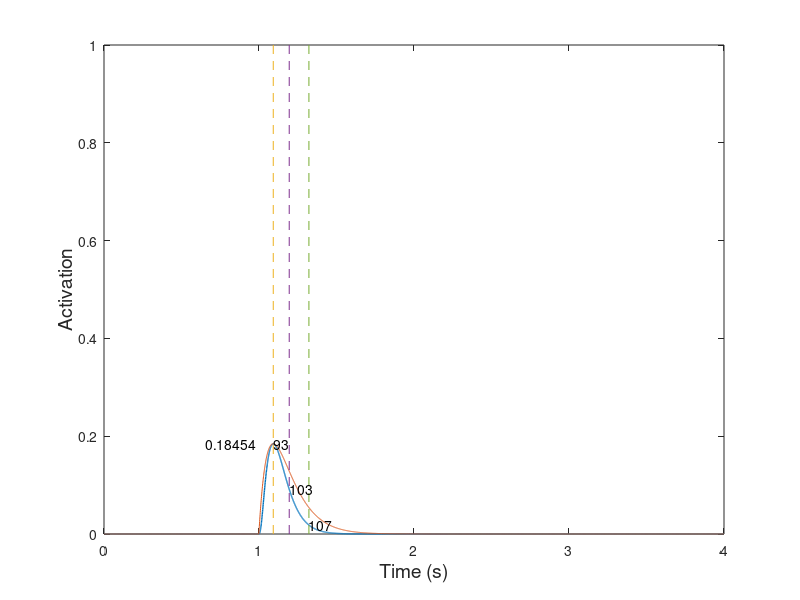

Reproduce this figure in MATLAB. (Note: this script raises an error after producing the figure.)
%==========================================================================
% new_model_v8_test.m
% Author: Akira Nagamori
% Last update: 2/3/19
%==========================================================================

close all
clear all
clc

%==========================================================================
% Simulation parameters
Fs = 1000; %sampling frequency
T = 1/Fs;
time = 0:1/Fs:4; %simulation time

for i = 1:2
    if i == 1
        simulation_condition = 1;
    elseif i == 2
        simulation_condition = 3;
    end
    if simulation_condition == 1
        % Generate a pulse
        FR_test = 1;
    elseif simulation_condition == 2
        % Generate a spike train at a given frequency
        FR_test = 10;
    elseif simulation_condition == 3
        % Generate a set of spike trains at multiple frequencies
        FR_test = [2 5 8 10 12 15 18 20 25 30 50 100]; %10:10:100];
    end
    %==========================================================================
    % initialization
    mean_exc = zeros(1,length(FR_test));
    p2p_exc = zeros(1,length(FR_test));
    for f = 1:length(FR_test)
        FR = FR_test(f);
        %==========================================================================
        % Generate spike train
        spike = zeros(1,length(time));
        
        if simulation_condition == 1
            % Generate a pulse
            spike(1*Fs) = 1;
        else
            % Generate spike train
            temp =spikeTrainGenerator(0:1/Fs:2,Fs,FR);
            spike(1*Fs:3*Fs) = temp;
        end
        
        %==========================================================================
        % Model parameters
        % x = zeros(1,length(time)); % proportion of Ca2+ bound to troponin (0-1)
        x = 0;
        y = 0; % porportion of cross-bridge sites available for binding (0-1)
        z = 0; % porportion of bidning sites that formed cross-bridges (0-1)
        act = 0;
        
        % Stage 1
        tau_1 = 0.02;
        K_1 = 10;
        K_2_max = 8;
        
        n = 2.3;
        k = 0.22;
        
        alpha = 4;
        
        % Stage 3
        f_app_max = 1; % See eq. 3 and 4 and subsequent texts on Westerblad & Allen (1994)
        g_app = 17;
        
        %=========================================================================
        % initialization
        x_vec = zeros(1,length(time));
        x_int_vec = zeros(1,length(time));
        y_vec = zeros(1,length(time));
        y_int_vec = zeros(1,length(time));
        z_vec = zeros(1,length(time));
        act_vec = zeros(1,length(time));
        
        spike_temp = zeros(1,length(time));
        R_temp = exp(-time/tau_1);
        R = zeros(1,length(time));
        
        for t = 1:length(time)
            %% Stage 1
            % Calcium diffusion to sarcoplasm
            spike_temp = zeros(1,length(time));
            if spike(t) == 1
                spike_temp(t) = 1;
                %temp = conv(spike_temp,R_temp);
                % R to depend on the normalized firing rate
                temp = conv(spike_temp,R_temp*(1+1*act^4));
                %             R_i = 1 + (5-1)*exp(-(1/FR)/0.1);
                %             temp = conv(spike_temp,R_temp*R_i);
                R = R + temp(1:length(time));
            end
            
            K_2 = K_2_max; %/(1+alpha*act);
            
            x_dot = K_1*R(t) - K_2*x;
            x = x_dot/Fs + x;
            
            x_int = x^n/(x^n+k^n);
            %         if x > 1
            %            x = 1;
            
            %% Stage 3
            % Dynamics of cross-bridge formation (Huxley, 1957)
            f_app = f_app_max*x_int;
            z_dot = (1-z)*f_app - g_app*z; 
            z = z_dot/Fs + z;
            
            %% Stage 4
            %
            act = (z*(f_app_max+g_app)/f_app_max);           
            
            %% Store variables
            %x_vec(t) = x(t);
            x_vec(t) = x;
            y_vec(t) = y;
            z_vec(t) = z;
            act_vec(t) = act;
            
        end
        
        mean_exc(f) = mean(act_vec(2*Fs:3*Fs));
        p2p_exc(f) = max(act_vec(2*Fs:3*Fs))-min(act_vec(2*Fs:3*Fs));
        
        if simulation_condition == 1
            %------------------------------------------------------------------
            % Twitch analysis
            %------------------------------------------------------------------
            % Find the peak amplitude of twitch and its location
            [pks,locs_0_100] = max(act_vec);
            % Display peak amplitude value
            pks
            % Time it takes from zero force to the peak
            t_0_100 = (locs_0_100-1*Fs)*1000/Fs % convert it in the unit of ms
            
            % Find a half peak amplitude
            peak_half = pks/2;
            % Find time from peak to half maximum
            [~,t_100_50] = min(abs(act_vec(locs_0_100:end)-peak_half));
            
            % Find the location of t_100_50
            locs_100_50 = locs_0_100+t_100_50;
            % Time it takes from peak to half maximum
            t_100_50 = t_100_50*1000/Fs
            
            % Find value of 40% of peak amplitude
            peak_40 = pks*0.4;
            % Find value of 10% of peak amplitude
            peak_10 = pks*0.1;
            
            % Find time when force reaches 40% maximum after peak
            [~,t_40] = min(abs(act_vec(locs_0_100:end)-peak_40));
            % Find time when force reaches 10% maximum after peak
            [~,t_10] = min(abs(act_vec(locs_0_100:end)-peak_10));
            
            % Time it takes from 40% peak to 10% peak
            t_40_10 = (t_10-t_40)*1000/Fs
            
            % Locatino of t_40_10
            locs_40_10 = locs_0_100+t_10;
            
            T = t_0_100/Fs;
            P =  pks/T;
            twitch_Milner_temp = P.*time.*exp(1-time/T);
            twitch_Milner = conv(spike,twitch_Milner_temp);
        end
        
        figure(i)
        plot(time,act_vec,'LineWidth',1)
        hold on
        if simulation_condition == 1   
            plot(time,twitch_Milner(1:length(time)))
            hold on
            plot([time(locs_0_100) time(locs_0_100)],[0 1],'--')
            text(time(locs_0_100),pks,num2str(t_0_100))
            hold on
            plot([time(locs_100_50) time(locs_100_50)],[0 1],'--')
            plot([time(locs_40_10) time(locs_40_10)],[0 1],'--')
            text(time(locs_100_50),peak_half,num2str(t_100_50))
            text(time(locs_40_10),peak_10,num2str(t_40_10))
            text(time(locs_0_100)-time(locs_0_100)*0.4,pks,num2str(pks))
        end
        
    end
    
    figure(i)
    xlabel('Time (s)','FontSize',14)
    ylabel('Activation','FontSize',14)
    
    if simulation_condition == 2
        figure(3)
        plot(time,x_vec,'LineWidth',1)
        xlabel('Time (s)','FontSize',14)
        ylabel('x','FontSize',14)
        
        figure(4)
        plot(time,x_int_vec,'LineWidth',1)
        xlabel('Time (s)','FontSize',14)
        ylabel('x_{int}','FontSize',14)
        
        figure(5)
        plot(time,y_vec,'LineWidth',1)
        xlabel('Time (s)','FontSize',14)
        ylabel('y','FontSize',14)
        
    elseif simulation_condition == 3
        
        twitch2tetanus_ratio = p2p_exc(1)/mean_exc(f)
        fusion = 1-p2p_exc/p2p_exc(1);
        
        FR_new = FR_test(1):0.1:FR_test(end);
        Af_new = spline(FR_test,mean_exc,FR_new);
        [~,loc] = min(abs(Af_new-0.5));
        FR_half = FR_new(loc);
        f_eff = FR_new/FR_half;
        Af_Song = 1-exp(-(f_eff./(0.56*2.1)).^2.1);
        FR_half
        
        figure(6)
        plot(FR_test/FR_half,mean_exc,'LineWidth',1)
        xlabel('Frequency (Hz)','FontSize',14)
        ylabel('Activation','FontSize',14)
        hold on
        plot(f_eff,Af_Song)
        xlim([0 3])
        
        figure(7)
        plot(FR_test/FR_half,fusion,'LineWidth',1)
        xlabel('Frequency (Hz)','FontSize',14)
        ylabel('Fusion','FontSize',14)
        hold on
        
        figure(8)
        plot(mean_exc./max(mean_exc),fusion,'LineWidth',1)
        xlabel('Activation','FontSize',14)
        ylabel('Fusion','FontSize',14)
        hold on
        plot(0:0.1:1,0:0.1:1,'--')
    end
    
end


function spikeTrain = spikeTrainGenerator(t,Fs,freq)

spikeTrain = zeros(1,length(t));
ISI = round(1/freq*Fs);
numSpikes = round(length(t)/ISI);
index = [1:numSpikes]*ISI;
index(index>length(t)) = [];
spikeTrain(index) = 1;
spikeTrain(1) = 1;

end
